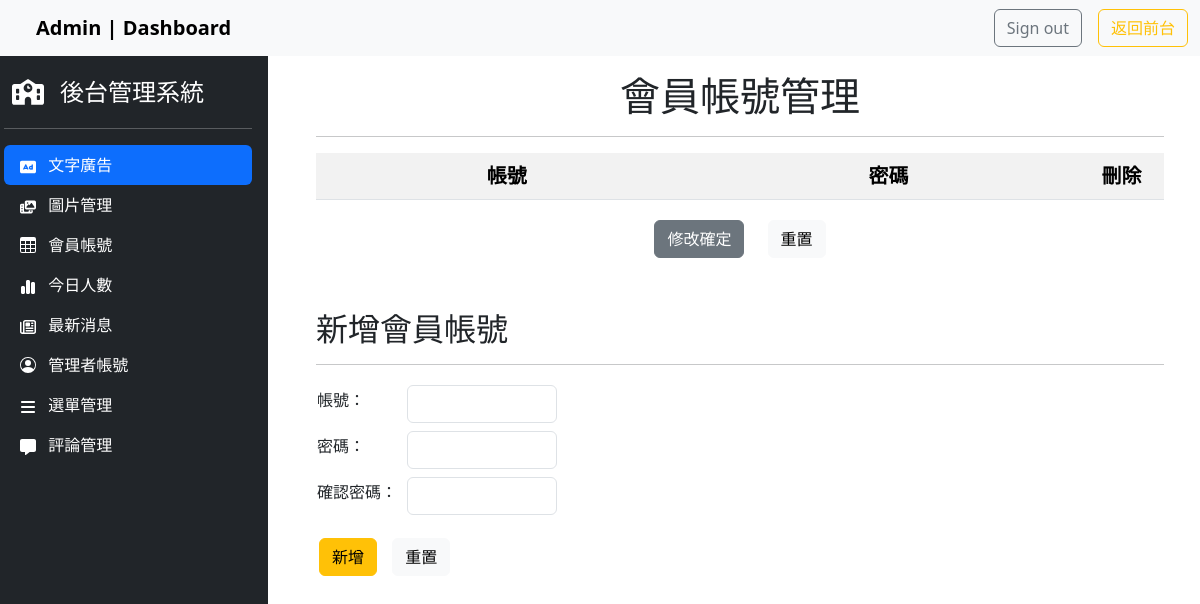
Page /back.php?do=mem (signed in) on the earlier database version.
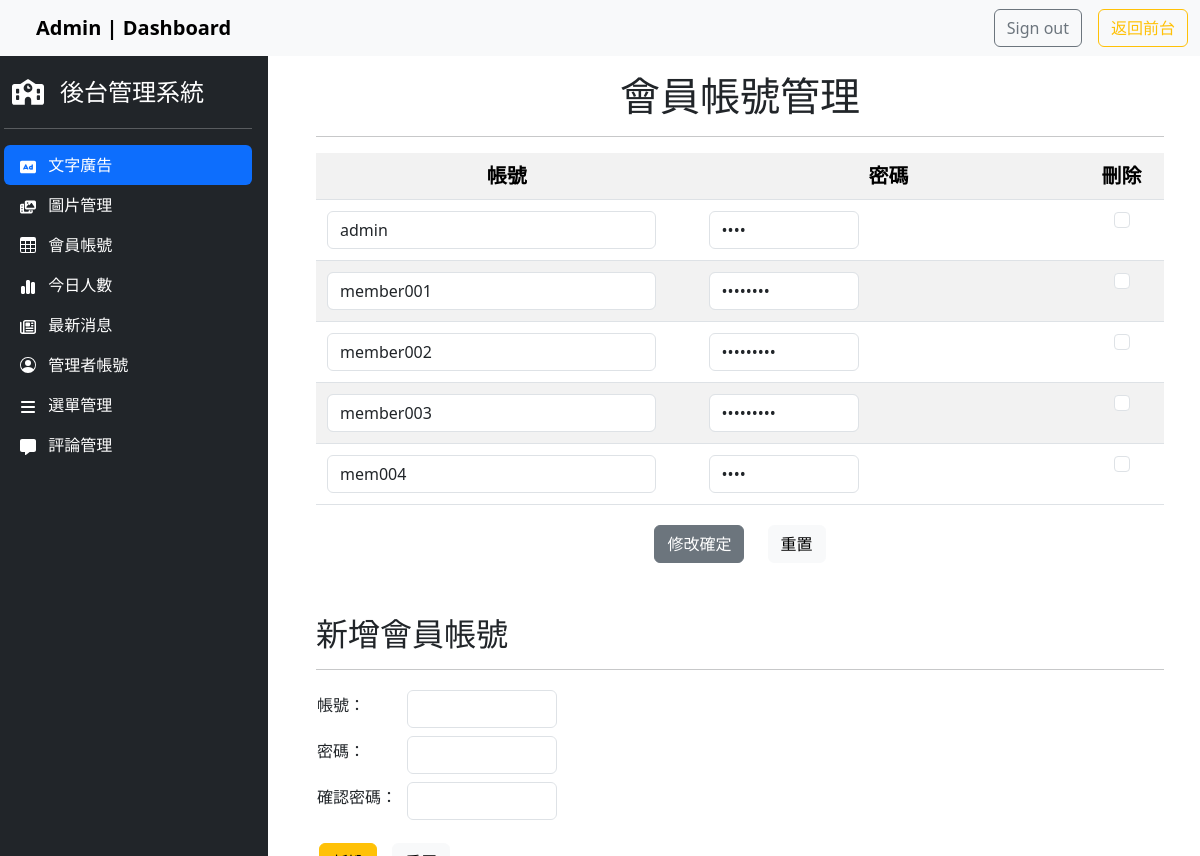
Same page on the later database version.
### tables this page shows
CREATE TABLE `mem` (
  `id` int(10) UNSIGNED NOT NULL,
  `acc` text NOT NULL,
  `pw` text NOT NULL
);

### api/db.php (called while the page is built, shortened)
<?php
class DB
{
    protected $dsn = "mysql:host=localhost;charset=utf8;dbname=db_project";
    protected $pdo;
    protected $table;
    public function __construct($table)
    {
        $this->table = $table;
        $this->pdo = new PDO($this->dsn, 'root', '');
    }
    function all($where = '', $other = '')
    {
        $sql = "select * from `$this->table` ";
        $sql = $this->sql_all($sql, $where, $other);
        return $this->pdo->query($sql)->fetchAll(PDO::FETCH_ASSOC);
    }
    private function sql_all($sql, $array, $other)
    {
        if (isset($this->table) && !empty($this->table)) {
            if (is_array($array)) {
                if (!empty($array)) {
                    $tmp = $this->a2s($array);
                    $sql .= " where " . join(" && ", $tmp);
                }
            } else {
                $sql .= " $array";
            }
            $sql .= $other;
            return $sql;
        }
    }
}
$Title = new DB('titles');
if (isset($_GET['do'])) {
    if (isset(${ucfirst($_GET['do'])})) {
        $DB = ${ucfirst($_GET['do'])};
    }
} else {
    $DB = $Title;
}

### back/mem.php (the view, shortened to what this page needs)
<link rel="stylesheet" href="../css/back_style.css">
<div class="container-fluid">
    <h1 class="text-center mt-3 mb-3">會員帳號管理</h1>
    <hr>
    <form method="post" action="./api/edit.php">
        <table class="table table-striped">
            <tbody class="text-center">
                <tr class="fs-5">
                    <th width="45%">帳號</th>
                    <th width="45%">密碼</th>
                    <th width="10%">刪除</th>
                </tr>
                <?php
                $rows = $DB->all();
                foreach ($rows as $row) {
                ?>
                    <tr>
                        <td>
                            <input class="form-control" type="text" name="acc[]" style="width:90%" value="<?= $row['acc']; ?>">
                        </td>
                        <td>
                            <input class="form-control" type="password" name="pw[]" value="<?= $row['pw']; ?>">
                        </td>
                        <td>
                            <input class="form-check-input" type="checkbox" name="del[]" value="<?= $row['id']; ?>">
                        </td>
                    </tr>
                <?php
                }
                ?>
            </tbody>
        </table>
        <table class="m-auto">
            <tbody>
                <tr>
                    <td class="mt-3">
                        <input class="btn btn-secondary me-3" type="submit" value="修改確定">
                        <input class="btn btn-light" type="reset" value="重置">
                    </td>
                </tr>
            </tbody>
        </table>
    </form>
    <h2 class="mt-5 mb-3 fw-medium">新增會員帳號</h2>
    <hr>
    <form action="./api/add.php" method="post">
            <table>
                <tr>
                    <td><label for="accInput" class="form-label">帳號：</label></td>
                    <td><input class="form-control ms-2" type="text" name="acc" id="accInput"></td>
                </tr>
                <tr>
                    <td><label for="pwInput" class="form-label">密碼：</label></td>
                    <td><input class="form-control ms-2" type="password" name="pw" id="pwInput"></td>
                </tr>
                <tr>
                    <td><label for="pw2Input" class="form-label">確認密碼：</label></td>
                    <td><input class="form-control ms-2" type="password" name="pw2" id="pw2Input"></td>
                </tr>
            </table>
        <div class="mt-3">
            <input class="btn btn-warning me-2" type="submit" value="新增">
            <input class="btn btn-light" type="reset" value="重置">
        </div>
    </form>
</div>

Differences in the rows shown:
added mem: acc "admin"
added mem: acc "member001"
added mem: acc "member002"
added mem: acc "member003"
added mem: acc "mem004"
